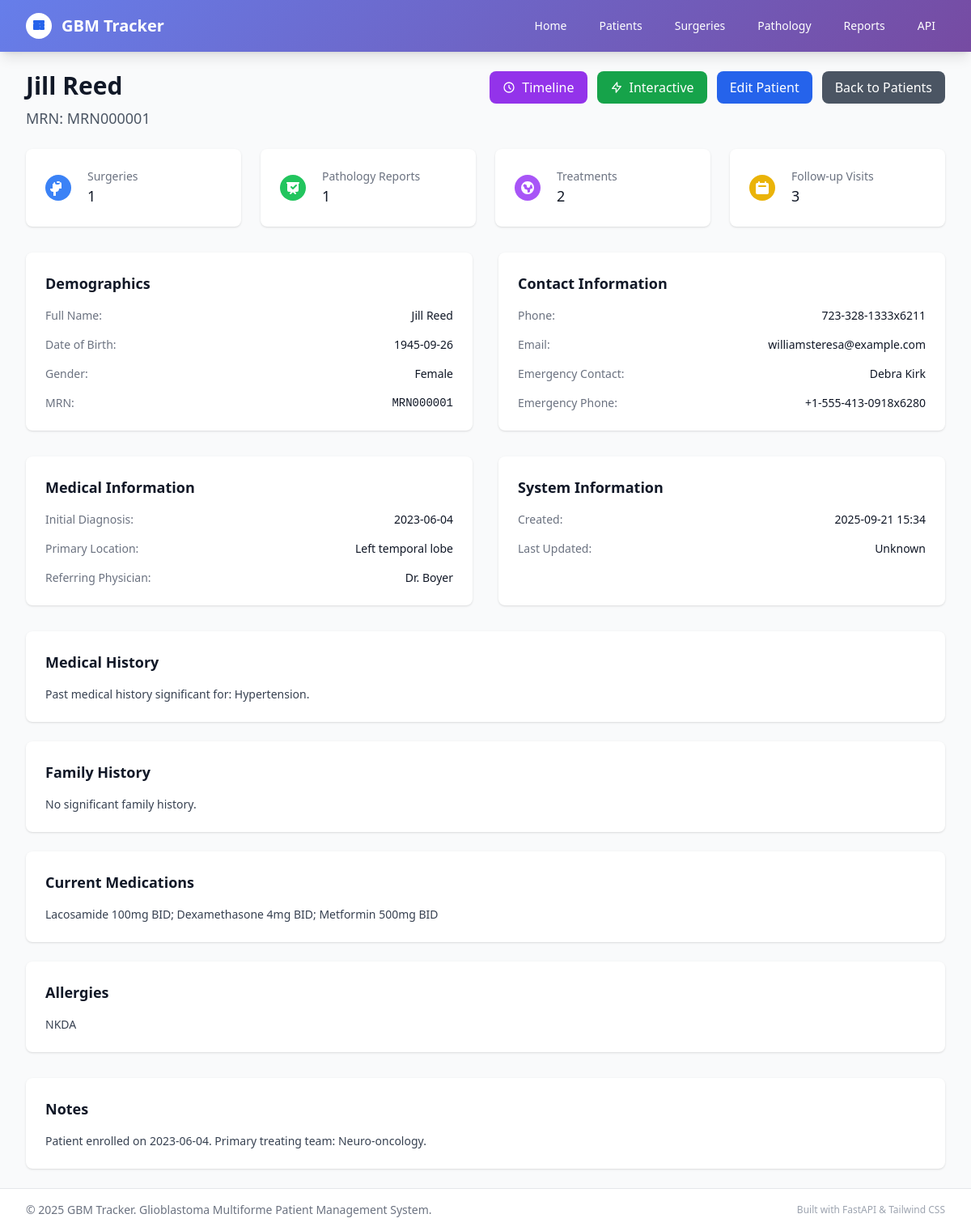
/patients/2, run on the app's committed database.
### app/models.py (models this page shows)
class BaseModel(Base):
    __abstract__ = True
    id = Column(Integer, primary_key=True, index=True)
    created_at = Column(DateTime(timezone=True), server_default=func.now())
    updated_at = Column(DateTime(timezone=True), onupdate=func.now())

class Patient(BaseModel):
    __tablename__ = "patients"
    medical_record_number = Column(String(50), unique=True, index=True, nullable=False)
    first_name = Column(String(100), nullable=False)
    last_name = Column(String(100), nullable=False)
    date_of_birth = Column(Date, nullable=False)
    gender = Column(Enum(Gender), nullable=False)
    contact_phone = Column(String(20))
    contact_email = Column(String(100))
    emergency_contact_name = Column(String(200))
    emergency_contact_phone = Column(String(20))
    initial_diagnosis_date = Column(Date)
    primary_location = Column(String(200))
    referring_physician = Column(String(200))
    insurance_info = Column(Text)
    medical_history = Column(Text)
    family_history = Column(Text)
    current_medications = Column(Text)
    allergies = Column(Text)
    notes = Column(Text)
    surgeries = relationship("Surgery", back_populates="patient", cascade="all, delete-orphan")
    pathologies = relationship("Pathology", back_populates="patient", cascade="all, delete-orphan")
    treatments = relationship("Treatment", back_populates="patient", cascade="all, delete-orphan")
    follow_up_visits = relationship("FollowUpVisit", back_populates="patient", cascade="all, delete-orphan")

### app/main.py (the view)
@app.get("/patients/{patient_id}", response_class=HTMLResponse)
async def get_patient_detail(request: Request, patient_id: int, db: Session = Depends(get_db)):
    patient = db.query(Patient).filter(Patient.id == patient_id).first()
    if not patient:
        raise HTTPException(status_code=404, detail="Patient not found")
    return templates.TemplateResponse("patient_detail.html", {
        "request": request,
        "patient": patient,
        "title": f"Patient: {patient.first_name} {patient.last_name}"
    })

### app/templates/patient_detail.html (shortened to what this page needs)
{% extends "base.html" %}
{% block content %}
<div class="mb-6">
    <div class="flex justify-between items-start">
        <div>
            <h1 class="text-3xl font-bold text-gray-900 mb-2">{{ patient.first_name }} {{ patient.last_name }}</h1>
            <p class="text-lg text-gray-600">MRN: {{ patient.medical_record_number }}</p>
        </div>
        <div class="flex space-x-3">
            <a href="/patients/{{ patient.id }}/timeline" class="bg-purple-600 hover:bg-purple-700 text-white px-4 py-2 rounded-lg transition-colors duration-200 flex items-center space-x-2">
                <svg class="w-4 h-4" fill="none" stroke="currentColor" viewBox="0 0 24 24">
                    <path stroke-linecap="round" stroke-linejoin="round" stroke-width="2" d="M12 8v4l3 3m6-3a9 9 0 11-18 0 9 9 0 0118 0z"/>
                </svg>
                <span>Timeline</span>
            </a>
            <a href="/patients/{{ patient.id }}/timeline/interactive" class="bg-green-600 hover:bg-green-700 text-white px-4 py-2 rounded-lg transition-colors duration-200 flex items-center space-x-2">
                <svg class="w-4 h-4" fill="none" stroke="currentColor" viewBox="0 0 24 24">
                    <path stroke-linecap="round" stroke-linejoin="round" stroke-width="2" d="M13 10V3L4 14h7v7l9-11h-7z"/>
                </svg>
                <span>Interactive</span>
            </a>
            <button class="bg-blue-600 hover:bg-blue-700 text-white px-4 py-2 rounded-lg transition-colors duration-200">
                Edit Patient
            </button>
            <a href="/patients" class="bg-gray-600 hover:bg-gray-700 text-white px-4 py-2 rounded-lg transition-colors duration-200">
                Back to Patients
            </a>
        </div>
    </div>
</div>
<div class="grid grid-cols-1 md:grid-cols-4 gap-6 mb-8">
    <div class="bg-white rounded-lg shadow p-6">
        <div class="flex items-center">
            <div class="flex-shrink-0">
                <div class="w-8 h-8 bg-blue-500 rounded-full flex items-center justify-center">
                    <svg class="w-5 h-5 text-white" fill="currentColor" viewBox="0 0 20 20">
                        <path d="M9 2a1 1 0 000 2h2a1 1 0 100-2H9z"/>
                        <path fill-rule="evenodd" d="M4 5a2 2 0 012-2v1a2 2 0 002 2h2a2 2 0 002-2V3a2 2 0 012 2v6h-3a4 4 0 01-4 4v4a2 2 0 01-2 2H6a2 2 0 01-2-2v-4a4 4 0 01-4-4h3V5z" clip-rule="evenodd"/>
                    </svg>
                </div>
            </div>
            <div class="ml-5 w-0 flex-1">
                <dl>
                    <dt class="text-sm font-medium text-gray-500 truncate">Surgeries</dt>
                    <dd class="text-lg font-medium text-gray-900">{{ patient.surgeries|length }}</dd>
                </dl>
            </div>
        </div>
    </div>
    <div class="bg-white rounded-lg shadow p-6">
        <div class="flex items-center">
            <div class="flex-shrink-0">
                <div class="w-8 h-8 bg-green-500 rounded-full flex items-center justify-center">
                </div>
            </div>
            <div class="ml-5 w-0 flex-1">
                <dl>
                    <dt class="text-sm font-medium text-gray-500 truncate">Pathology Reports</dt>
                    <dd class="text-lg font-medium text-gray-900">{{ patient.pathologies|length }}</dd>
                </dl>
            </div>
        </div>
    </div>
    <div class="bg-white rounded-lg shadow p-6">
        <div class="flex items-center">
            <div class="flex-shrink-0">
                <div class="w-8 h-8 bg-purple-500 rounded-full flex items-center justify-center">
                </div>
            </div>
            <div class="ml-5 w-0 flex-1">
                <dl>
                    <dt class="text-sm font-medium text-gray-500 truncate">Treatments</dt>
                    <dd class="text-lg font-medium text-gray-900">{{ patient.treatments|length }}</dd>
                </dl>
            </div>
        </div>
    </div>
    <div class="bg-white rounded-lg shadow p-6">
        <div class="flex items-center">
            <div class="flex-shrink-0">
                <div class="w-8 h-8 bg-yellow-500 rounded-full flex items-center justify-center">
                    <svg class="w-5 h-5 text-white" fill="currentColor" viewBox="0 0 20 20">
                        <path fill-rule="evenodd" d="M6 2a1 1 0 00-1 1v1H4a2 2 0 00-2 2v10a2 2 0 002 2h12a2 2 0 002-2V6a2 2 0 00-2-2h-1V3a1 1 0 10-2 0v1H7V3a1 1 0 00-1-1zm0 5a1 1 0 000 2h8a1 1 0 100-2H6z" clip-rule="evenodd"/>
                    </svg>
                </div>
            </div>
            <div class="ml-5 w-0 flex-1">
                <dl>
                    <dt class="text-sm font-medium text-gray-500 truncate">Follow-up Visits</dt>
                    <dd class="text-lg font-medium text-gray-900">{{ patient.follow_up_visits|length }}</dd>
                </dl>
            </div>
        </div>
    </div>
</div>
<div class="grid grid-cols-1 lg:grid-cols-2 gap-8">
    <div class="bg-white rounded-lg shadow p-6">
        <h2 class="text-lg font-semibold text-gray-900 mb-4">Demographics</h2>
        <dl class="space-y-4">
            <div class="flex justify-between">
                <dt class="text-sm font-medium text-gray-500">Full Name:</dt>
                <dd class="text-sm text-gray-900">{{ patient.first_name }} {{ patient.last_name }}</dd>
            </div>
            <div class="flex justify-between">
                <dt class="text-sm font-medium text-gray-500">Date of Birth:</dt>
                <dd class="text-sm text-gray-900">{{ patient.date_of_birth.strftime('%Y-%m-%d') if patient.date_of_birth else "Not specified" }}</dd>
            </div>
            <div class="flex justify-between">
                <dt class="text-sm font-medium text-gray-500">Gender:</dt>
                <dd class="text-sm text-gray-900">{{ patient.gender.value.title() if patient.gender else "Not specified" }}</dd>
            </div>
            <div class="flex justify-between">
                <dt class="text-sm font-medium text-gray-500">MRN:</dt>
                <dd class="text-sm text-gray-900 font-mono">{{ patient.medical_record_number }}</dd>
            </div>
        </dl>
    </div>
    <div class="bg-white rounded-lg shadow p-6">
        <h2 class="text-lg font-semibold text-gray-900 mb-4">Contact Information</h2>
        <dl class="space-y-4">
            <div class="flex justify-between">
                <dt class="text-sm font-medium text-gray-500">Phone:</dt>
                <dd class="text-sm text-gray-900">{{ patient.contact_phone or "Not provided" }}</dd>
            </div>
            <div class="flex justify-between">
                <dt class="text-sm font-medium text-gray-500">Email:</dt>
                <dd class="text-sm text-gray-900">{{ patient.contact_email or "Not provided" }}</dd>
            </div>
            <div class="flex justify-between">
                <dt class="text-sm font-medium text-gray-500">Emergency Contact:</dt>
                <dd class="text-sm text-gray-900">{{ patient.emergency_contact_name or "Not provided" }}</dd>
            </div>
            <div class="flex justify-between">
                <dt class="text-sm font-medium text-gray-500">Emergency Phone:</dt>
                <dd class="text-sm text-gray-900">{{ patient.emergency_contact_phone or "Not provided" }}</dd>
            </div>
        </dl>
    </div>
    <div class="bg-white rounded-lg shadow p-6">
        <h2 class="text-lg font-semibold text-gray-900 mb-4">Medical Information</h2>
        <dl class="space-y-4">
            <div class="flex justify-between">
                <dt class="text-sm font-medium text-gray-500">Initial Diagnosis:</dt>
                <dd class="text-sm text-gray-900">{{ patient.initial_diagnosis_date.strftime('%Y-%m-%d') if patient.initial_diagnosis_date else "Not specified" }}</dd>
            </div>
            <div class="flex justify-between">
                <dt class="text-sm font-medium text-gray-500">Primary Location:</dt>
                <dd class="text-sm text-gray-900">{{ patient.primary_location or "Not specified" }}</dd>
            </div>
            <div class="flex justify-between">
                <dt class="text-sm font-medium text-gray-500">Referring Physician:</dt>
                <dd class="text-sm text-gray-900">{{ patient.referring_physician or "Not specified" }}</dd>
            </div>
        </dl>
    </div>
    <div class="bg-white rounded-lg shadow p-6">
        <h2 class="text-lg font-semibold text-gray-900 mb-4">System Information</h2>
        <dl class="space-y-4">
            <div class="flex justify-between">
                <dt class="text-sm font-medium text-gray-500">Created:</dt>
                <dd class="text-sm text-gray-900">{{ patient.created_at.strftime('%Y-%m-%d %H:%M') if patient.created_at else "Unknown" }}</dd>
            </div>
            <div class="flex justify-between">
                <dt class="text-sm font-medium text-gray-500">Last Updated:</dt>
                <dd class="text-sm text-gray-900">{{ patient.updated_at.strftime('%Y-%m-%d %H:%M') if patient.updated_at else "Unknown" }}</dd>
            </div>
        </dl>
    </div>
</div>
{% if patient.medical_history or patient.family_history or patient.current_medications or patient.allergies %}
<div class="mt-8 space-y-6">
    {% if patient.medical_history %}
    <div class="bg-white rounded-lg shadow p-6">
        <h2 class="text-lg font-semibold text-gray-900 mb-4">Medical History</h2>
        <div class="text-sm text-gray-700 whitespace-pre-wrap">{{ patient.medical_history }}</div>
    </div>
    {% endif %}
    {% if patient.family_history %}
    <div class="bg-white rounded-lg shadow p-6">
        <h2 class="text-lg font-semibold text-gray-900 mb-4">Family History</h2>
        <div class="text-sm text-gray-700 whitespace-pre-wrap">{{ patient.family_history }}</div>
    </div>
    {% endif %}
    {% if patient.current_medications %}
    <div class="bg-white rounded-lg shadow p-6">
        <h2 class="text-lg font-semibold text-gray-900 mb-4">Current Medications</h2>
        <div class="text-sm text-gray-700 whitespace-pre-wrap">{{ patient.current_medications }}</div>
    </div>
    {% endif %}
    {% if patient.allergies %}
    <div class="bg-white rounded-lg shadow p-6">
        <h2 class="text-lg font-semibold text-gray-900 mb-4">Allergies</h2>
        <div class="text-sm text-gray-700 whitespace-pre-wrap">{{ patient.allergies }}</div>
    </div>
    {% endif %}
</div>
{% endif %}
{% if patient.notes %}
<div class="mt-8">
    <div class="bg-white rounded-lg shadow p-6">
        <h2 class="text-lg font-semibold text-gray-900 mb-4">Notes</h2>
        <div class="text-sm text-gray-700 whitespace-pre-wrap">{{ patient.notes }}</div>
    </div>
</div>
{% endif %}
{% endblock %}

### app/templates/base.html (shortened to what this page needs)
<!DOCTYPE html>
<html lang="en">
<head>
    <script src="https://cdn.tailwindcss.com"></script>
</head>
<body class="bg-gray-50 min-h-screen">
    <nav class="medical-gradient shadow-lg">
        <div class="max-w-7xl mx-auto px-4 sm:px-6 lg:px-8">
            <div class="flex justify-between h-16">
                <div class="flex items-center">
                    <a href="/" class="flex items-center space-x-3">
                        <div class="w-8 h-8 bg-white rounded-full flex items-center justify-center">
                        </div>
                        <span class="text-white text-xl font-bold">GBM Tracker</span>
                    </a>
                </div>
                <div class="flex items-center space-x-4">
                    <a href="/" class="text-white hover:text-gray-200 px-3 py-2 rounded-md text-sm font-medium transition-colors">
                        Home
                    </a>
                    <a href="/patients" class="text-white hover:text-gray-200 px-3 py-2 rounded-md text-sm font-medium transition-colors">
                        Patients
                    </a>
                    <a href="/surgeries" class="text-white hover:text-gray-200 px-3 py-2 rounded-md text-sm font-medium transition-colors">
                        Surgeries
                    </a>
                    <a href="/pathologies" class="text-white hover:text-gray-200 px-3 py-2 rounded-md text-sm font-medium transition-colors">
                        Pathology
                    </a>
                    <a href="/reports" class="text-white hover:text-gray-200 px-3 py-2 rounded-md text-sm font-medium transition-colors">
                        Reports
                    </a>
                    <a href="/api/patients" class="text-white hover:text-gray-200 px-3 py-2 rounded-md text-sm font-medium transition-colors">
                        API
                    </a>
                </div>
            </div>
        </div>
    </nav>
    <main class="max-w-7xl mx-auto py-6 px-4 sm:px-6 lg:px-8">
        {% block content %}{% endblock %}
    </main>
    <footer class="bg-white border-t border-gray-200 mt-auto">
        <div class="max-w-7xl mx-auto py-4 px-4 sm:px-6 lg:px-8">
            <div class="flex justify-between items-center">
                <p class="text-gray-500 text-sm">
                    &copy; 2025 GBM Tracker. Glioblastoma Multiforme Patient Management System.
                </p>
                <div class="flex space-x-4">
                    <span class="text-gray-400 text-xs">
                        Built with FastAPI & Tailwind CSS
                    </span>
                </div>
            </div>
        </div>
    </footer>
</body>
</html>

### app/templates/base.html (style rules this page uses)
.medical-gradient { background: linear-gradient(135deg, #667eea 0%, #764ba2 100%); }

### data on the page
Patient: first_name "Jill", last_name "Reed", medical_record_number "MRN000001", date_of_birth "1945-09-26", gender.value "Female", contact_phone "723-328-1333x6211", contact_email "williamsteresa@example.com", emergency_contact_name "Debra Kirk", emergency_contact_phone "+1-555-413-0918x6280", initial_diagnosis_date "2023-06-04", primary_location "Left temporal lobe", referring_physician "Dr. Boyer", created_at "2025-09-21 15:34", updated_at "Unknown", medical_history "Past medical history significant for: Hypertension.", family_history "No significant family history.", current_medications "Lacosamide 100mg BID; Dexamethasone 4mg BID; Metformin 500mg BID", allergies "NKDA", notes "Patient enrolled on 2023-06-04. Primary treating team: Neuro-oncology."

### other printed values
{{ patient.surgeries|length }} "1"
{{ patient.pathologies|length }} "1"
{{ patient.treatments|length }} "2"
{{ patient.follow_up_visits|length }} "3"
